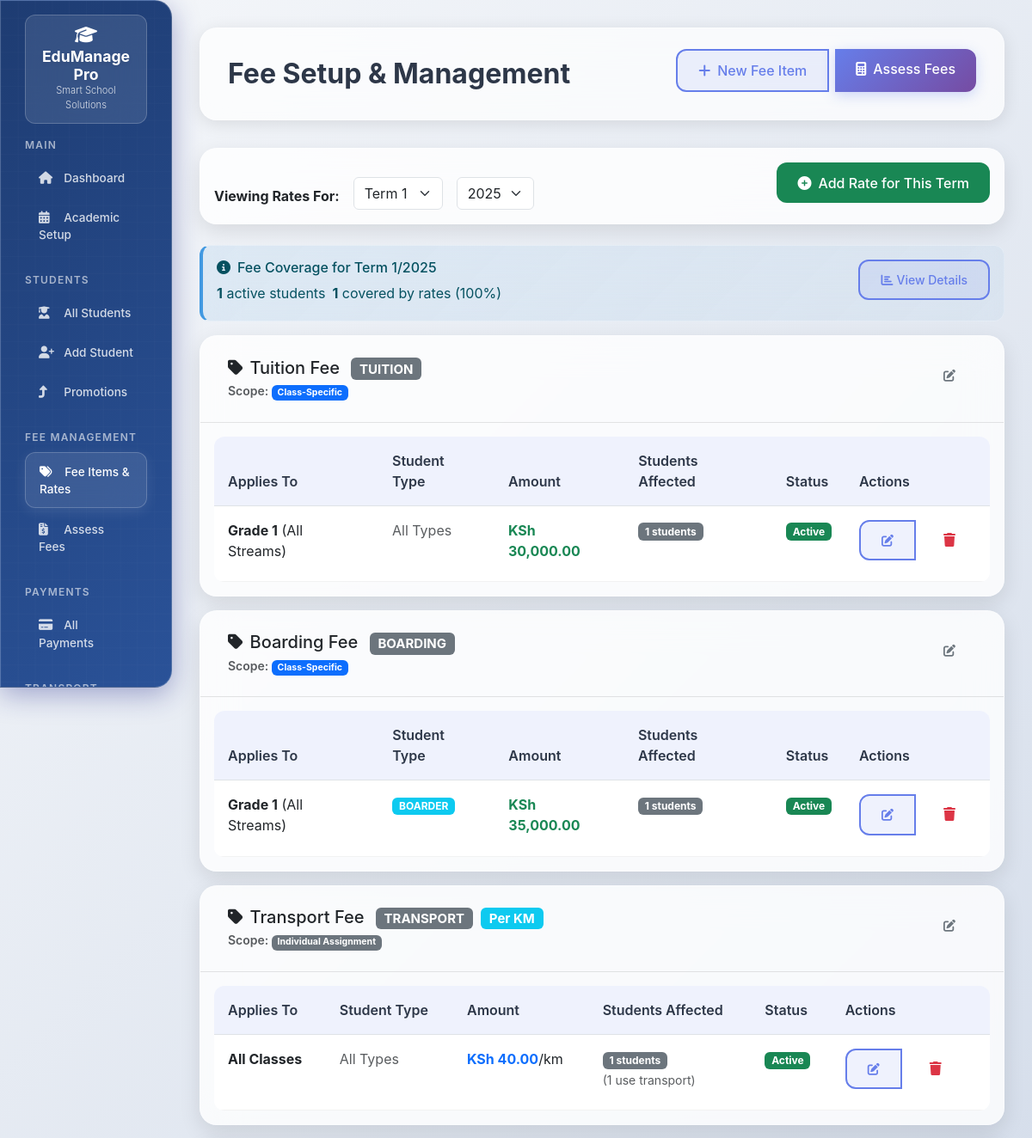
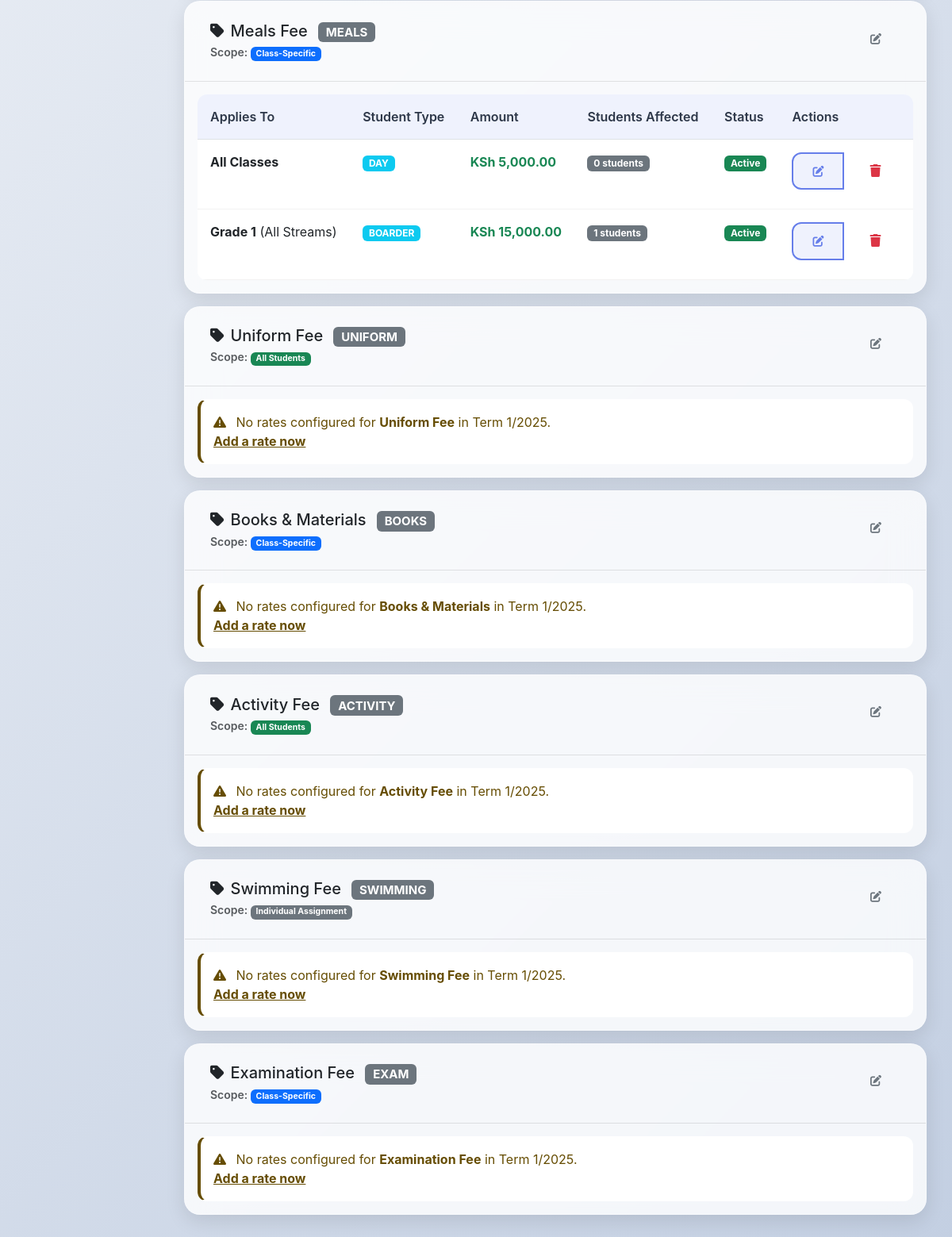
The app's page /fees (signed in) with its own data (2 pictures, top to bottom).
### models.py (models this page shows, shortened)
class AcademicYear(db.Model):
    __tablename__ = "academic_years"
    id = db.Column(db.Integer, primary_key=True)
    year = db.Column(db.Integer, unique=True, nullable=False)  # e.g., 2024
    start_date = db.Column(db.Date, nullable=False)
    end_date = db.Column(db.Date, nullable=False)
    is_current = db.Column(db.Boolean, default=False)

class FeeItem(db.Model):
    __tablename__ = "fee_items"
    id = db.Column(db.Integer, primary_key=True)
    name = db.Column(db.String(100), nullable=False, unique=True)
    code = db.Column(db.String(20), nullable=False, unique=True)  # TUITION, TRANSPORT, etc.
    description = db.Column(db.Text)
    scope = db.Column(db.Enum(FeeScope), default=FeeScope.CLASS_LEVEL)
    is_per_km = db.Column(db.Boolean, default=False)  # For transport fees
    is_active = db.Column(db.Boolean, default=True)
    rates = db.relationship("FeeRate", back_populates="fee_item", cascade="all, delete-orphan")

class FeeRate(db.Model):
    __tablename__ = "fee_rates"
    id = db.Column(db.Integer, primary_key=True)
    fee_item_id = db.Column(db.Integer, db.ForeignKey("fee_items.id"), nullable=False)
    term = db.Column(db.Integer, nullable=False)  # 1, 2, or 3
    year = db.Column(db.Integer, nullable=False)
    class_id = db.Column(db.Integer, db.ForeignKey("classes.id"))
    stream_id = db.Column(db.Integer, db.ForeignKey("streams.id"))
    student_type = db.Column(db.Enum(StudentType))  # DAY/BOARDER specific rates
    amount = db.Column(db.Numeric(10, 2))  # Fixed amount
    rate_per_km = db.Column(db.Numeric(8, 2))  # For transport (per km)
    is_active = db.Column(db.Boolean, default=True)
    fee_item = db.relationship("FeeItem", back_populates="rates")
    class_obj = db.relationship("Class")
    stream = db.relationship("Stream")
    __table_args__ = (
        db.UniqueConstraint("fee_item_id", "term", "year", "class_id",
                            "stream_id", "student_type", name="unique_fee_rate"),
    )

class Class(db.Model):
    __tablename__ = "classes"
    id = db.Column(db.Integer, primary_key=True)
    name = db.Column(db.String(50), nullable=False, unique=True)  # "Form 1", "Grade 8"
    level = db.Column(db.String(20))  # "Primary", "Secondary"
    next_class_id = db.Column(db.Integer, db.ForeignKey("classes.id"))  # For automatic promotion
    next_class = db.relationship("Class", remote_side=[id])
    streams = db.relationship("Stream", back_populates="class_obj", cascade="all, delete-orphan")

### app.py (the view)
@app.route('/fees')
@login_required
def fee_management():
    term = request.args.get('term', 1, type=int)
    year = request.args.get('year', type=int)
    current_year = AcademicYear.query.filter_by(is_current=True).first()
    if not year and current_year:
        year = current_year.year
    elif not year:
        year = 2025
    fee_items = FeeItem.query.all()
    current_rates = []
    if term and year:
        current_rates = FeeRate.query.filter_by(
            term=term,
            year=year,
            is_active=True
        ).all()
    classes = Class.query.all()
    return render_template('fees/index.html',
                           fee_items=fee_items,
                           current_rates=current_rates,
                           current_year=current_year,
                           classes=classes)

### Templates/fees/index.html (shortened to what this page needs)
{% extends "base.html" %}
{% block page_title %}Fee Setup & Management{% endblock %}
{% block page_actions %}
<div class="btn-group">
    <a href="{{ url_for('add_fee_item') }}" class="btn btn-outline-primary">
        <i class="fas fa-plus me-2"></i>New Fee Item
    </a>
    <a href="{{ url_for('assess_fees') }}" class="btn btn-primary">
        <i class="fas fa-calculator me-2"></i>Assess Fees
    </a>
</div>
{% endblock %}
{% block content %}
<div class="card mb-4">
    <div class="card-body">
        <form method="GET" class="row g-3 align-items-end">
            <div class="col-auto">
                <label class="form-label mb-1"><strong>Viewing Rates For:</strong></label>
            </div>
            <div class="col-auto">
                <select class="form-select" name="term" onchange="this.form.submit()">
                    <option value="1" {% if request.args.get('term', 1)|int == 1 %}selected{% endif %}>Term 1</option>
                </select>
            </div>
            <div class="col-auto">
                <select class="form-select" name="year" onchange="this.form.submit()">
                    {% for y in range(2023, 2028) %}
                    <option value="{{ y }}" {% if request.args.get('year', current_year.year if current_year else 2025)|int == y %}selected{% endif %}>
                        {{ y }}
                    </option>
                    {% endfor %}
                </select>
            </div>
            <div class="col-auto ms-auto">
                <a href="{{ url_for('add_fee_rate') }}?term={{ request.args.get('term', 1) }}&year={{ request.args.get('year', current_year.year if current_year else 2025) }}"
                   class="btn btn-success">
                    <i class="fas fa-plus-circle me-2"></i>Add Rate for This Term
                </a>
            </div>
        </form>
    </div>
</div>
{% set term = request.args.get('term', 1)|int %}
{% set year = request.args.get('year', current_year.year if current_year else 2025)|int %}
<div class="alert alert-info">
    <div class="row">
        <div class="col-md-8">
            <h6 class="mb-2"><i class="fas fa-info-circle me-2"></i>Fee Coverage for Term {{ term }}/{{ year }}</h6>
            <div class="row g-2">
                {% set total_students = namespace(count=0, covered=0) %}
                {% for cls in classes %}
                    {% set class_students = cls.students|selectattr('is_active', 'equalto', True)|list|length %}
                    {% set total_students.count = total_students.count + class_students %}
                    {% set class_has_rate = current_rates|selectattr('class_id', 'equalto', cls.id)|list|length > 0 %}
                    {% if class_has_rate %}
                        {% set total_students.covered = total_students.covered + class_students %}
                    {% endif %}
                {% endfor %}
                <div class="col-auto">
                    <strong>{{ total_students.count }}</strong> active students
                </div>
                <div class="col-auto">
                    <strong>{{ total_students.covered }}</strong> covered by rates
                    {% if total_students.count > 0 %}
                        ({{ ((total_students.covered / total_students.count) * 100)|round|int }}%)
                    {% endif %}
                </div>
            </div>
        </div>
        <div class="col-md-4 text-end">
            <button class="btn btn-outline-primary btn-sm" onclick="showCoverageDetails()">
                <i class="fas fa-chart-bar me-1"></i>View Details
            </button>
        </div>
    </div>
</div>
{% for fee_item in fee_items %}
<div class="card mb-3">
    <div class="card-header d-flex justify-content-between align-items-center">
        <div>
            <h5 class="mb-0">
                <i class="fas fa-tag me-2"></i>{{ fee_item.name }}
                <span class="badge bg-secondary ms-2">{{ fee_item.code }}</span>
                {% if fee_item.is_per_km %}
                <span class="badge bg-info ms-1">Per KM</span>
                {% endif %}
            </h5>
            <small class="text-muted">
                Scope:
                {% if fee_item.scope.value == 'UNIVERSAL' %}
                    <span class="badge bg-success">All Students</span>
                {% elif fee_item.scope.value == 'CLASS_LEVEL' %}
                    <span class="badge bg-primary">Class-Specific</span>
                {% elif fee_item.scope.value == 'STREAM_LEVEL' %}
                    <span class="badge bg-warning">Stream-Specific</span>
                {% else %}
                    <span class="badge bg-secondary">Individual Assignment</span>
                {% endif %}
            </small>
        </div>
        <div>
            <a href="{{ url_for('edit_fee_item', item_id=fee_item.id) }}" class="btn btn-sm btn-outline-secondary">
                <i class="fas fa-edit"></i>
            </a>
        </div>
    </div>
    <div class="card-body">
        {% set item_rates = current_rates|selectattr('fee_item_id', 'equalto', fee_item.id)|list %}
        {% if item_rates %}
            <div class="table-responsive">
                <table class="table table-sm table-hover mb-0">
                    <thead>
                        <tr>
                            <th>Applies To</th>
                            <th>Student Type</th>
                            <th>Amount</th>
                            <th>Students Affected</th>
                            <th>Status</th>
                            <th>Actions</th>
                        </tr>
                    </thead>
                    <tbody>
                        {% for rate in item_rates %}
                        <tr>
                            <td>
                                {% if rate.stream %}
                                    <strong>{{ rate.class_obj.name }}-{{ rate.stream.name }}</strong>
                                {% elif rate.class_obj %}
                                    <strong>{{ rate.class_obj.name }}</strong> (All Streams)
                                {% else %}
                                    <strong>All Classes</strong>
                                {% endif %}
                            </td>
                            <td>
                                {% if rate.student_type %}
                                    <span class="badge bg-info">{{ rate.student_type.value }}</span>
                                {% else %}
                                    <span class="text-muted">All Types</span>
                                {% endif %}
                            </td>
                            <td>
                                {% if rate.amount %}
                                    <strong class="text-success">KSh {{ "{:,.2f}".format(rate.amount) }}</strong>
                                {% elif rate.rate_per_km %}
                                    <strong class="text-primary">KSh {{ "{:,.2f}".format(rate.rate_per_km) }}</strong>/km
                                {% endif %}
                            </td>
                            <td>
                                {% if fee_item.code == 'TRANSPORT' %}
                                    {% set transport_count = namespace(value=0) %}
                                    {% for cls in classes %}
                                        {% for student in cls.students %}
                                            {% if student.is_active and student.vehicle_id %}
                                                {% set transport_count.value = transport_count.value + 1 %}
                                            {% endif %}
                                        {% endfor %}
                                    {% endfor %}
                                    <span class="badge bg-secondary">{{ transport_count.value }} students</span>
                                    <br><small class="text-muted">({{ transport_count.value }} use transport)</small>
                                {% else %}
                                    {% set affected_count = 0 %}
                                    {% if rate.stream %}
                                        {% set affected_count = rate.stream.students|selectattr('is_active', 'equalto', True)|list|length %}
                                    {% elif rate.class_obj %}
                                        {% set affected_count = rate.class_obj.students|selectattr('is_active', 'equalto', True)|list|length %}
                                    {% else %}
                                        {% for cls in classes %}
                                            {% set affected_count = affected_count + cls.students|selectattr('is_active', 'equalto', True)|list|length %}
                                        {% endfor %}
                                    {% endif %}
                                    <span class="badge bg-secondary">{{ affected_count }} students</span>
                                {% endif %}
                            </td>
                            <td>
                                {% if rate.is_active %}
                                    <span class="badge bg-success">Active</span>
                                {% else %}
                                    <span class="badge bg-danger">Inactive</span>
                                {% endif %}
                            </td>
                            <td>
                                <div class="btn-group btn-group-sm">
                                    <a href="{{ url_for('edit_fee_rate', rate_id=rate.id) }}"
                                       class="btn btn-outline-primary" title="Edit">
                                        <i class="fas fa-edit"></i>
                                    </a>
                                    <form method="POST" action="{{ url_for('delete_fee_rate', rate_id=rate.id) }}"
                                          class="d-inline" onsubmit="return confirm('Delete this rate?')">
                                        <button type="submit" class="btn btn-outline-danger" title="Delete">
                                            <i class="fas fa-trash"></i>
                                        </button>
                                    </form>
                                </div>
                            </td>
                        </tr>
                        {% endfor %}
                    </tbody>
                </table>
            </div>
        {% else %}
            <div class="alert alert-warning mb-0">
                <i class="fas fa-exclamation-triangle me-2"></i>
                No rates configured for <strong>{{ fee_item.name }}</strong> in Term {{ term }}/{{ year }}.
                <br>
                <a href="{{ url_for('add_fee_rate') }}?fee_item_id={{ fee_item.id }}&term={{ term }}&year={{ year }}"
                   class="alert-link">Add a rate now</a>
            </div>
        {% endif %}
    </div>
</div>
{% endfor %}
{% endblock %}

### records on screen
AcademicYear: year "2025"
FeeItem: name "Tuition Fee", code "TUITION", scope "Class-Specific"
FeeRate: class_obj.name "Grade 1", shows "All Types", amount "30,000.00", affected_count "1", is_active "Active"
FeeItem: name "Boarding Fee", code "BOARDING", scope "Class-Specific"
FeeRate: class_obj.name "Grade 1", student_type.value "BOARDER", amount "35,000.00", affected_count "1", is_active "Active"
FeeItem: name "Transport Fee", code "TRANSPORT", is_per_km "Per KM", scope "Individual Assignment"
FeeRate: shows "All Classes", shows "All Types", rate_per_km "40.00", is_active "Active"
FeeItem: name "Meals Fee", code "MEALS", scope "Class-Specific"
FeeRate: shows "All Classes", student_type.value "DAY", amount "5,000.00", affected_count "0", is_active "Active"
FeeRate: class_obj.name "Grade 1", student_type.value "BOARDER", amount "15,000.00", affected_count "1", is_active "Active"
FeeItem: name "Uniform Fee", code "UNIFORM", scope "All Students", is_active "1"
FeeItem: name "Books & Materials", code "BOOKS", scope "Class-Specific", is_active "1"
FeeItem: name "Activity Fee", code "ACTIVITY", scope "All Students", is_active "1"
FeeItem: name "Swimming Fee", code "SWIMMING", scope "Individual Assignment", is_active "1"
FeeItem: name "Examination Fee", code "EXAM", scope "Class-Specific", is_active "1"

### other values on screen
{{ term }} "1"
{{ total_students.count }} "1"
{{ total_students.covered }} "1"
{{ ((total_students.covered / total_students.count) * 100)|round|int }} "100"
